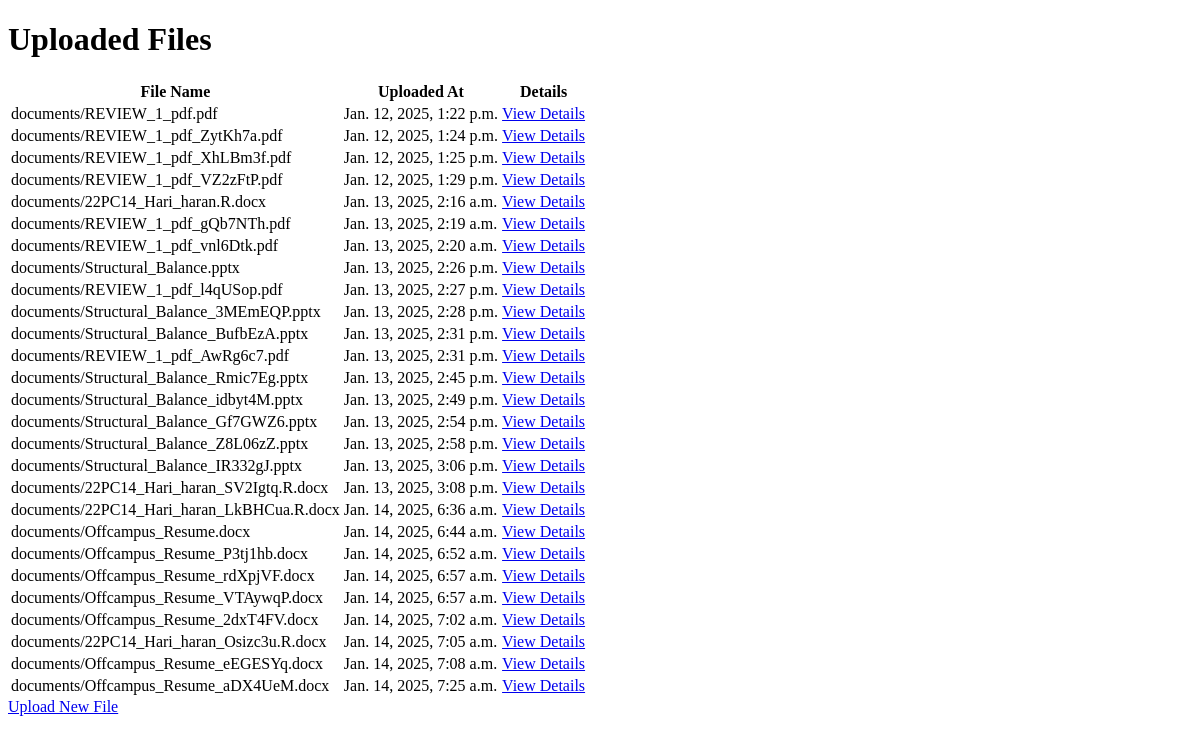
The page /files/ on the database as committed earlier.
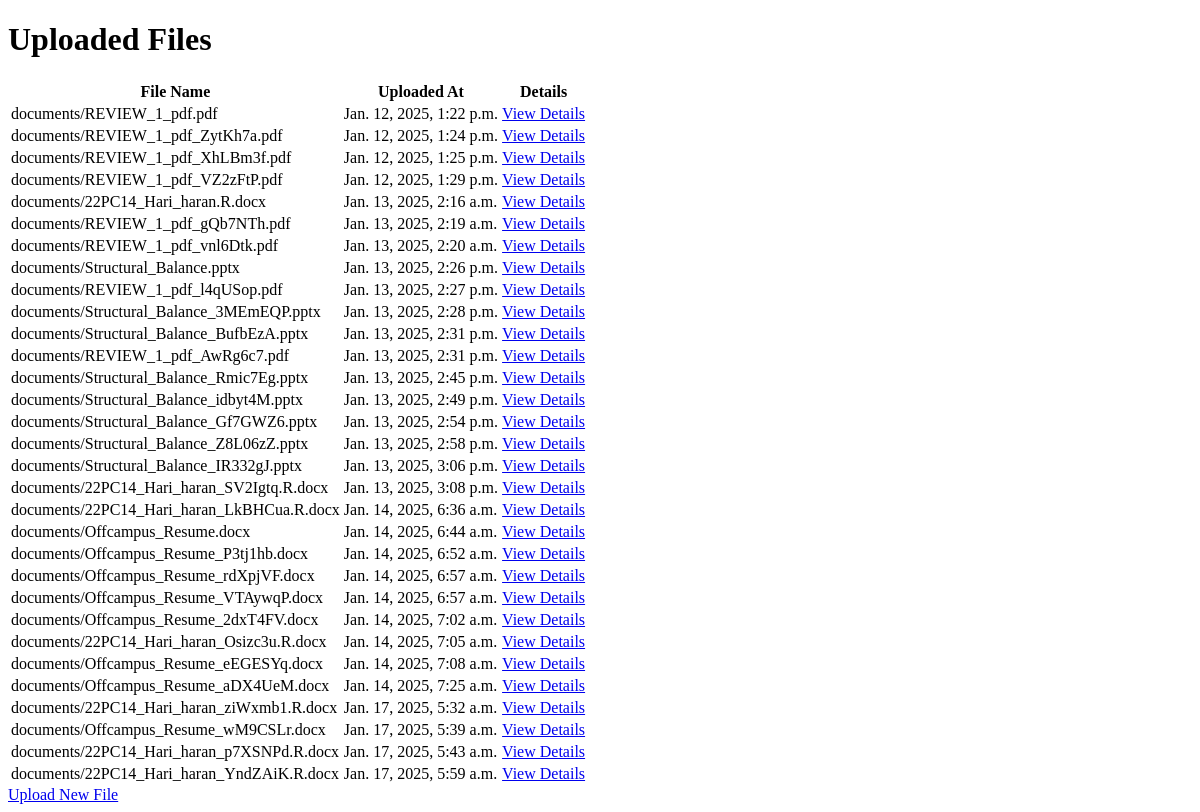
The same page on the database as committed later.
### Student/models.py (models this page shows, shortened)
class UploadFile(models.Model):
    upload_file = models.FileField(null=False,upload_to='documents/',validators=[FileExtensionValidator(['pdf', 'docx','pptx'])])
    uploaded_at = models.DateTimeField(auto_now_add=True)
    student_options = models.CharField(choices=STUDENT_CHOICE,max_length=30)
    keywords = models.TextField(null=True, blank=True)
    summary = models.TextField(null=True, blank=True)
    class Meta:
        verbose_name_plural = 'File Upload'

### Student/views.py (the view)
# urls.py: path('files/', views.file_list, name='file_list'),
def file_list(request):
    files = UploadFile.objects.all()
    return render(request, 'file_list.html', {'files': files})

### templates/file_list.html (shortened to what this page needs)
<!DOCTYPE html>
<html>
<head>
</head>
<body>
    <h1>Uploaded Files</h1>
    <table>
        <thead>
            <tr>
                <th>File Name</th>
                <th>Uploaded At</th>
                <th>Details</th>
            </tr>
        </thead>
        <tbody>
            {% for file in files %}
            <tr>
                <td>{{ file.upload_file.name }}</td>
                <td>{{ file.uploaded_at }}</td>
                <td><a href="{% url 'file_detail' pk=file.pk %}">View Details</a></td>
            </tr>
            {% endfor %}
        </tbody>
    </table>
    <a href="{% url 'upload_file' %}">Upload New File</a>
</body>
</html>

Rows that differ between the two databases and show on the page:
added UploadFile: upload_file.name "documents/22PC14_Hari_haran_ziWxmb1.R.docx", uploaded_at "Jan. 17, 2025, 5:32 a.m."
added UploadFile: upload_file.name "documents/Offcampus_Resume_wM9CSLr.docx", uploaded_at "Jan. 17, 2025, 5:39 a.m."
added UploadFile: upload_file.name "documents/22PC14_Hari_haran_p7XSNPd.R.docx", uploaded_at "Jan. 17, 2025, 5:43 a.m."
added UploadFile: upload_file.name "documents/22PC14_Hari_haran_YndZAiK.R.docx", uploaded_at "Jan. 17, 2025, 5:59 a.m."
